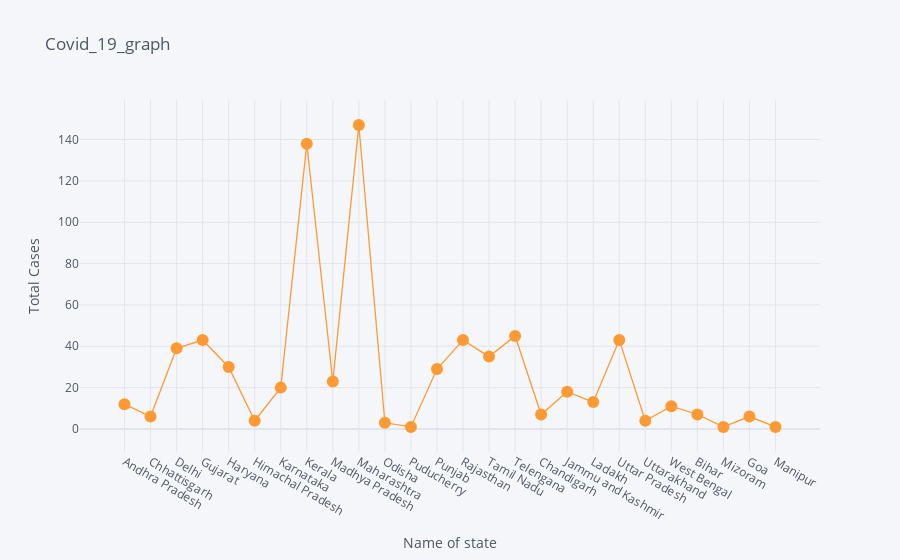

Notebook cell for this chart:
### Code cell
# using scatter plot

#By plotly
df.iplot(kind='scatter',x='Name of State / UT',y='Total Cases',mode='markers+lines',title='Covid_19_graph',xTitle='Name of state',yTitle='Total Cases')

#using plotly express

### Figure 1 — Plotly figure (JSON) as saved in the notebook; plotly's stock layout.template omitted (floating-point values rounded to 4 significant figures)
{"data": [{"line": {"color": "rgba(255, 153, 51, 1.0)", "dash": "solid", "shape": "linear", "width": 1.3}, "marker": {"size": 12, "symbol": "circle"}, "mode": "markers+lines", "name": "Total Cases", "text": "", "type": "scatter", "x": ["Andhra Pradesh", "Chhattisgarh", "Delhi", "Gujarat", "Haryana", "Himachal Pradesh", "Karnataka", "Kerala", "Madhya Pradesh", "Maharashtra", "Odisha", "Puducherry", "Punjab", "Rajasthan", "Tamil Nadu", "Telengana", "Chandigarh", "Jammu and Kashmir", "Ladakh", "Uttar Pradesh", "Uttarakhand", "West Bengal", "Bihar", "Mizoram", "Goa", "Manipur"], "y": [12, 6, 39, 43, 30, 4, 20, 138, 23, 147, 3, 1, 29, 43, 35, 45, 7, 18, 13, 43, 4, 11, 7, 1, 6, 1]}], "layout": {"legend": {"bgcolor": "#F5F6F9", "font": {"color": "#4D5663"}}, "paper_bgcolor": "#F5F6F9", "plot_bgcolor": "#F5F6F9", "title": {"font": {"color": "#4D5663"}, "text": "Covid_19_graph"}, "xaxis": {"gridcolor": "#E1E5ED", "showgrid": true, "tickfont": {"color": "#4D5663"}, "title": {"font": {"color": "#4D5663"}, "text": "Name of state"}, "zerolinecolor": "#E1E5ED"}, "yaxis": {"gridcolor": "#E1E5ED", "showgrid": true, "tickfont": {"color": "#4D5663"}, "title": {"font": {"color": "#4D5663"}, "text": "Total Cases"}, "zerolinecolor": "#E1E5ED"}}}
